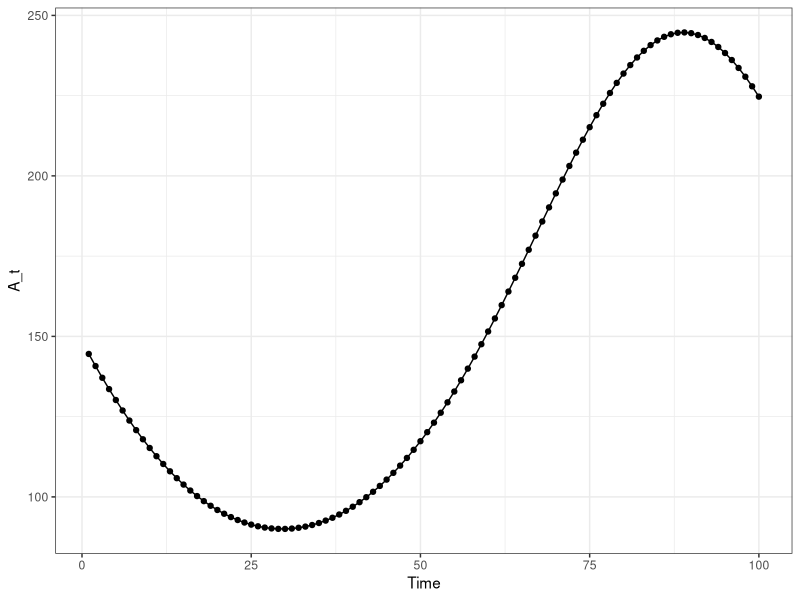
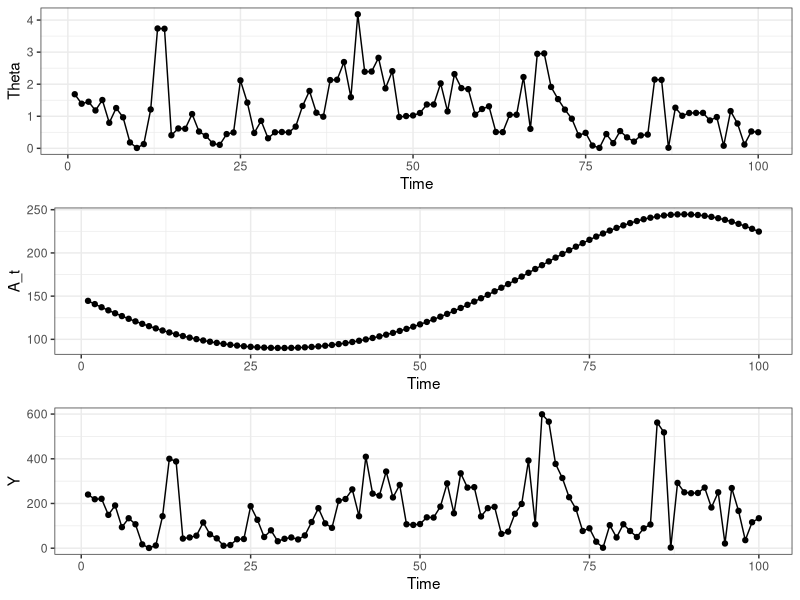
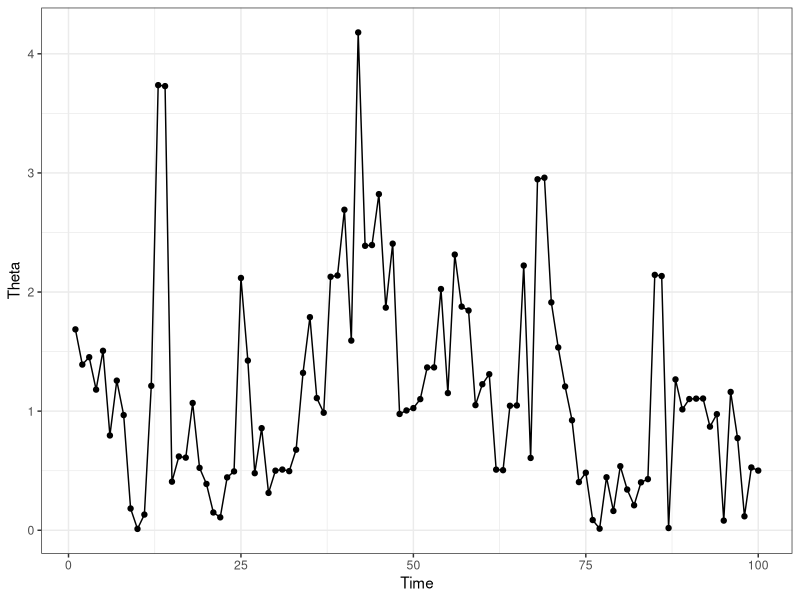
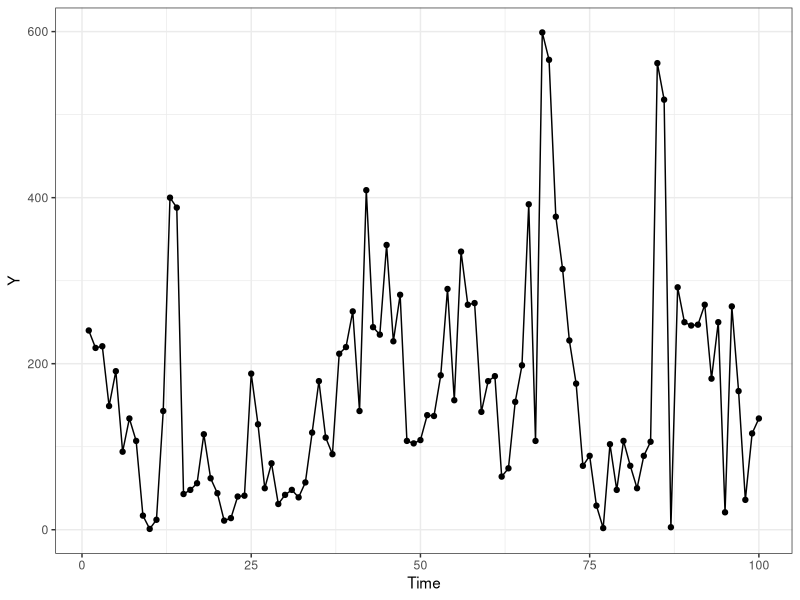

The R source for these figures, in order: (Note: this script raises an error after producing the figures.)
rm(list=ls())

a_t <- exp(5-0.5*sin(seq(1, 100)/(6*pi)))
theta_t <- rep(1, 101)

mu <- 1
lambda <- 1
rho <- 0.6

set.seed(2022)
Bt <- rbeta(n=101, shape1=rho*lambda, shape2=(1-rho)*lambda)
epsilon_t <- rgamma(n=101, shape=(1-rho)*lambda, scale=1/lambda)

for (j in 2:101){
  theta_t[j] <- Bt[j] * theta_t[j-1] + epsilon_t[j]
}

Y_t <- rep(1, 100)

for (j in 1:100){
  Y_t[j] <- rpois(n=1, a_t[j] * theta_t[j+1])
}


result_df <- data.frame(Theta = theta_t[2:101],
                        A_t = a_t,
                        Y = Y_t[1:100],
                    Time = seq(1, 100))



library(ggplot2)

theta_plot <- ggplot(result_df, aes(x=Time, y=Theta)) + geom_point() +
  geom_line() + xlab("Time") + ylab("Theta") +theme_bw()

A_plot <- ggplot(result_df, aes(x=Time, y=A_t)) + geom_point()+
  geom_line() + xlab("Time") + ylab("A_t") + theme_bw()

Y_plot <- ggplot(result_df, aes(x=Time, y=Y)) + geom_point()+
  geom_line() + xlab("Time") + ylab("Y") + theme_bw()

library(cowplot)

combined_plot <- plot_grid(theta_plot, A_plot, Y_plot,
                           nrow=3)


write.csv(result_df, "HW3/P2simulation.csv", row.names=FALSE)

